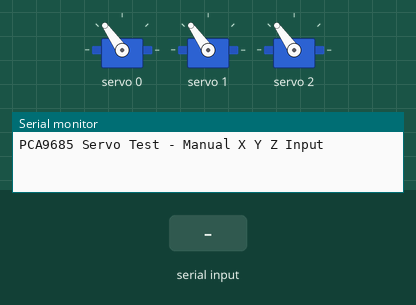
Recording of a sketch running on a simulated Arduino Uno, built with avr-gcc and run on an emulated ATmega328P. On the bench: 3 × servo, the last lines printed to the serial monitor. The test bench sets the inputs (shaded band).

Above: at 1.2 s.
1.3 s: "30,150,10\n" received over Serial
At 2.2 s:
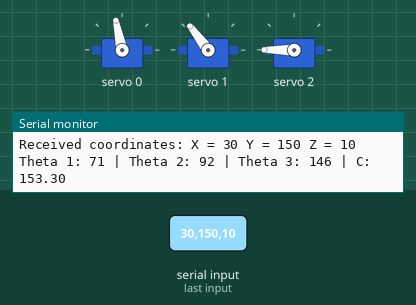
3.2 s: "90,45\n" received over Serial
At 5.0 s:
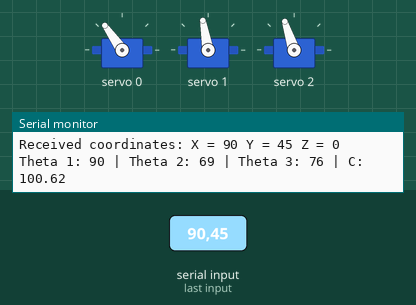
6.1 s: "30,150\n" received over Serial
At 8.5 s:
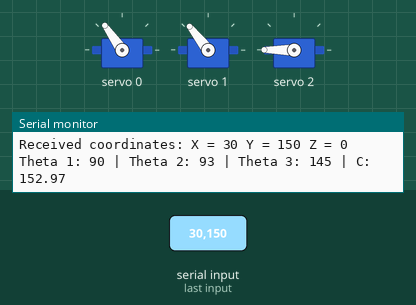
9.0 s: "90\n" received over Serial
At 11.8 s:
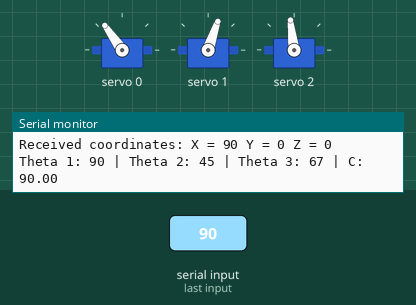
12.0 s: "1,90\n" received over Serial
At 13.9 s:
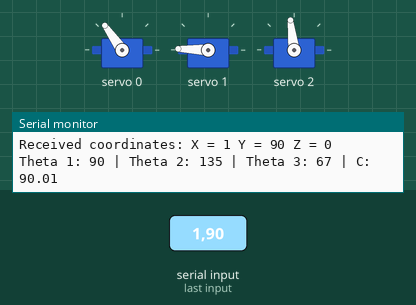
14.7 s: "1,90,45\n" received over Serial
At 15.9 s:
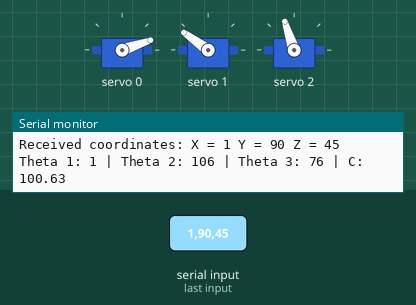
Timing chart, 0 to 17.6 s (numbered marks = the images above; inputs shaded):
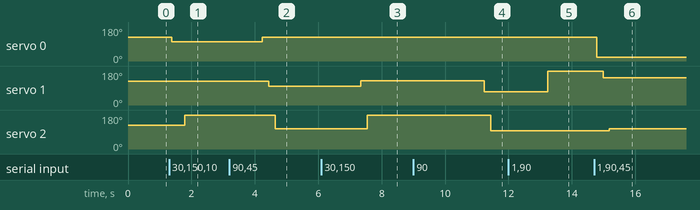

The sketch:

X_Y_Z_user_input_control.ino
```cpp
#include <Wire.h>
#include <Adafruit_PWMServoDriver.h>

// Create PCA9685 object
Adafruit_PWMServoDriver pwm = Adafruit_PWMServoDriver();

#define SERVO_MIN 150
#define SERVO_MAX 600

const float link_1 = 90;
const float link_2 = 70;

int x = 0;
int y = 0;
int z = 0;
double c = 0;
double L = 0;

double theta1_rad, theta2_rad, theta3_rad;
int theta1_deg, theta2_deg, theta3_deg;
int theta1, theta2, theta3;

// IK function
void IK(int x, int y, int z) {
  theta1_rad = atan2(x, z);  // Rotation around shoulder

  L = sqrt(x * x + z * z);   // Distance in X-Z plane
  c = sqrt(L * L + y * y);   // Hypotenuse to foot tip

  theta2_rad = acos((pow(link_1, 2) + pow(c, 2) - pow(link_2, 2)) / (2 * link_1 * c)) + atan2(y, L);
  theta3_rad = acos((pow(link_1, 2) + pow(link_2, 2) - pow(c, 2)) / (2 * link_1 * link_2));

  theta1_deg = theta1_rad * (180.0 / M_PI);
  theta2_deg = theta2_rad * (180.0 / M_PI);
  theta3_deg = theta3_rad * (180.0 / M_PI);
}

void setup() {
  Serial.begin(9600);
  Serial.println("PCA9685 Servo Test - Manual X Y Z Input");

  pwm.begin();
  pwm.setPWMFreq(50);
  delay(10);

  pwm.setPWM(0, 0, 375); // Center positions
  pwm.setPWM(1, 0, 375);
  pwm.setPWM(2, 0, 375);
}

void loop() {
  if (Serial.available()) {
    Serial.println("Enter coordinates (X Y Z separated by spaces):");

    while (Serial.available() == 0) {}

    x = Serial.parseInt();
    y = Serial.parseInt();
    z = Serial.parseInt();

    while (Serial.available() > 0) {
      Serial.read();
    }

    Serial.print("Received coordinates: X = ");
    Serial.print(x);
    Serial.print(" Y = ");
    Serial.print(y);
    Serial.print(" Z = ");
    Serial.println(z);

    IK(x, y, z);

    theta1 = map(theta1_deg, 0, 180, SERVO_MIN, SERVO_MAX);
    theta2 = map(theta2_deg, 0, 180, SERVO_MIN, SERVO_MAX);
    theta3 = map(theta3_deg, 0, 180, SERVO_MIN, SERVO_MAX);

    Serial.print("Theta 1: ");
    Serial.print(theta1_deg);
    Serial.print(" | Theta 2: ");
    Serial.print(theta2_deg);
    Serial.print(" | Theta 3: ");
    Serial.print(theta3_deg);
    Serial.print(" | C: ");
    Serial.println(c);

    if (c < (link_1 + link_2) && c > abs(link_1 - link_2)) {
      pwm.setPWM(0, 0, theta1);
      delay(200);
      pwm.setPWM(1, 0, theta2);
      delay(200);
      pwm.setPWM(2, 0, theta3);
      delay(200);
    } else {
      Serial.println("Point out of reach. Moving to center.");
      pwm.setPWM(0, 0, 375);
      pwm.setPWM(1, 0, 375);
      pwm.setPWM(2, 0, 375);
    }
  }
}
```

Measured:
- after the input at 1.3 s, servo 0: 125° → 102° after 0.09 s; servo 1: 125° → 127° after 0.29 s; servo 2: 125° → 180° after 0.49 s
- after the input at 3.2 s, servo 0: 102° → 125° after 1.0 s; servo 1: 127° → 100° after 1.2 s; servo 2: 180° → 108° after 1.4 s
- after the input at 6.1 s, servo 1: 100° → 128° after 1.2 s; servo 2: 108° → 180° after 1.4 s
- after the input at 9.0 s, servo 1: 128° → 71° after 2.2 s; servo 2: 180° → 97° after 2.4 s
- after the input at 12.0 s, servo 1: 71° → 178° after 1.2 s
- after the input at 14.7 s, servo 0: 125° → 19° after 0.08 s; servo 1: 178° → 144° after 0.28 s; servo 2: 97° → 108° after 0.49 s
